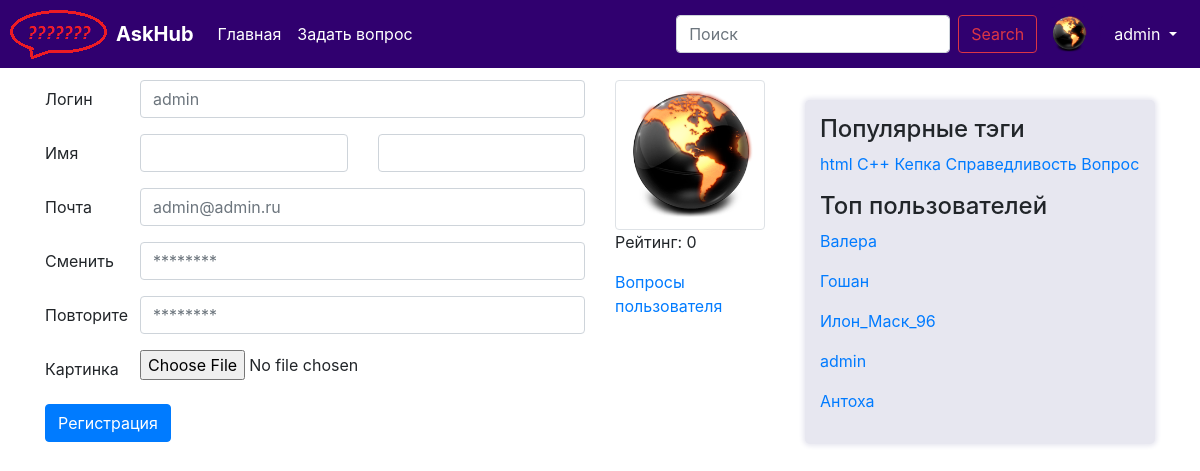
Page /user/1 on the committed database.
### question/models.py (models this page shows, shortened)
class User(AbstractUser):
    upload = models.ImageField(upload_to='uploads/%Y/%m/%d/')
    registration_date = models.DateTimeField(default=timezone.now, verbose_name="Дата решистрации")
    rating = models.IntegerField(default=0, verbose_name="Рейтинг пользователя")
    objects = UserManager()
    def __str__(self):
        return self.username

class Tag(models.Model):
    title = models.CharField(max_length=120, verbose_name=u"Заголовок ярлыка")
    objects = TagManager()

### question/views.py (the view)
# urls.py: path('user/<int:id>', views.user, name='user'),
def user(request, id):
    return render(request, 'question/user.html', {
            'user': get_object_or_404(User, pk=id),
            'tags' : paginate(request, Tag.objects.hottest()),
            'users' : paginate(request, User.objects.by_rating()),
    })

### question/managers.py (called while the page is built)
    def hottest(self):
        return self.annotate(question_count=Count('question')).order_by('-question_count')

    def by_rating(self):
        return self.order_by('-rating')

### question/views.py (called while the page is built)
def paginate(request, objects_list):
    paginator = Paginator(objects_list, 5)
    page = request.GET.get('page')
    try:
        objects = paginator.page(page)
    except PageNotAnInteger:
        objects = paginator.page(1)
    except EmptyPage:
        objects = paginator.page(paginator.num_pages)
    return objects

### question/templates/question/user.html
{% extends "question/base.html" %}
{% load static %}
{% block content %}
<div class="row">
    <div class="col-9">
    <form>
        <div class="form-group row">
            <label for="inputEmail3" class="col-sm-2 col-form-label">Логин</label>
            <div class="col-sm-10">
                <input type="text" class="form-control" placeholder="{{ user }}">
            </div>
        </div>
        <div class="form-group row">
            <label for="inputEmail3" class="col-sm-2 col-form-label">Имя</label>
            <div class="col">
                <input type="text" class="form-control" placeholder="{{ user.first_name }}">
            </div>
            <div class="col">
                <input type="text" class="form-control" placeholder="{{ user.last_name }}">
            </div>
        </div>
        <div class="form-group row">
            <label for="inputEmail3" class="col-sm-2 col-form-label">Почта</label>
            <div class="col-sm-10">
                <input type="email" class="form-control" id="inputEmail3" placeholder="{{ user.email }}">
            </div>
        </div>
        <div class="form-group row">
            <label for="inputPassword3" class="col-sm-2 col-form-label">Сменить</label>
            <div class="col-sm-10">
                <input type="password" class="form-control" id="inputPassword3" placeholder="********">
            </div>
        </div>
        <div class="form-group row">
            <label for="inputPassword3" class="col-sm-2 col-form-label">Повторите</label>
            <div class="col-sm-10">
                <input type="password" class="form-control" id="inputPassword3" placeholder="********">
            </div>
        </div>
        <div class="form-group row">
            <label class="col-sm-2 col-form-label">Картинка</label>
            <div class="col-sm-10">
                <input type="file" class="form-control-file" id="exampleFormControlFile1">
            </div>
        </div>
        {% if user.is_authenticated %}
        <div class="form-group row">
            <div class="col-sm-10">
                <a href="{% url 'edit' id=user.id  %}" class="btn btn-primary">Регистрация</a>
            </div>
        </div>
        {% endif %}
    </form>
    </div>
    <div class="col-3">
        <img src="{{ MEDIA_URL }}{{ user.upload }}" alt="" class="img-thumbnail">
        <p> Рейтинг: {{ user.rating }} </p>
        <p><a href="{% url 'user_questions' id=user.id %}">Вопросы пользователя</a></p>
    </div>
</div>
{% endblock %}

### question/templates/question/navbar.html (shortened to what this page needs)
{% load static %}
{% block navbar %}
<nav class="navbar navbar-expand-md navbar-dark fixed-top" style="background-color: #30006f; margin: 0px;">
    <div>
        <img src="{% static "img/logo.png" %}" alt="">
    </div>
    <a class="navbar-brand" href="#">
        <b>AskHub</b>
    </a>
    <div class="collapse navbar-collapse" id="navbarCollapse">
        <ul class="navbar-nav mr-auto">
            <li class="nav-item active">
                <a class="nav-link" href="{% url 'index' %}">Главная <span class="sr-only">(current)</span></a>
            </li>
            <li class="nav-item active">
                <a class="nav-link" href="{% url 'ask' %}">Задать вопрос <span class="sr-only">(current)</span></a>
            </li>
        </ul>
        <form class="form-inline mt-2 mt-md-0">
            <input class="form-control mr-sm-2" type="text" placeholder="Поиск" aria-label="Поиск">
            <button class="btn btn-outline-danger my-2 my-sm-0" type="submit">Search</button>
        </form>
    </div>
    {% if user.is_authenticated %}
    <div class="ava">
        <img src="{{ MEDIA_URL }}{{ user.upload }}" alt="" style="width:40px;height:40px;">
    </div>
    <div class="btn-group" role="group">
        <button id="btnGroupDrop1" type="button" class="btn btn-secondary dropdown-toggle" style="background-color: #30006f; border-color: #30006f;" data-toggle="dropdown" aria-haspopup="true" aria-expanded="false" >
            {{ user }}
        </button>
    </div>
    {% endif %}
</nav>
{% endblock %}

### question/templates/question/sidebar.html
{% load static %}
{% block sidebar %}
    <div class="sidebar">
        <h4>Популярные тэги</h4>
        {% for t in tags %}
            <a href="{% url 'tag' id=t.id %}">{{ t.title }}</a>
        {% endfor %}
        <p>
        <h4>Топ пользователей</h4>
            {% for user in users %}
                <p><a href="{% url 'user' id=user.id %}">{{ user }}</a></p>
            {% endfor %}
        </p>
    </div>
{% endblock %}

### static/css/askme.css (style rules this page uses)
html { position: relative; min-height: 100%; }
body { margin-bottom: 60px; }
.navbar { padding: 0px 10px 0px 0px; }
.ava { margin: 0px; padding: 0px; position: relative; width:64px; height:64px; background: #30006f; border: 1px solid #30006f; border-radius: 50%; }
.ava img { position: absolute; left:50%; top:50%; transform: translate(-50%, -50%); max-width:100%; max-height: 100%; }
.sidebar { background-color: #e7e7f0; box-shadow: 0px 0px 5px 2px #e7e7f0; padding: 15px; margin: 20px 0px 0px 0px; border-radius: 5px; }
.img-thumbnail { width: 150px; height: 150px; }

### rows in the picture
User: upload (picture), username "admin", email "admin@admin.ru", rating "0"
Tag: title "html"
Tag: title "С++"
Tag: title "Кепка"
Tag: title "Справедливость"
Tag: title "Вопрос"
User: username "Валера"
User: username "Гошан"
User: username "Илон_Маск_96"
User: username "Антоха"
